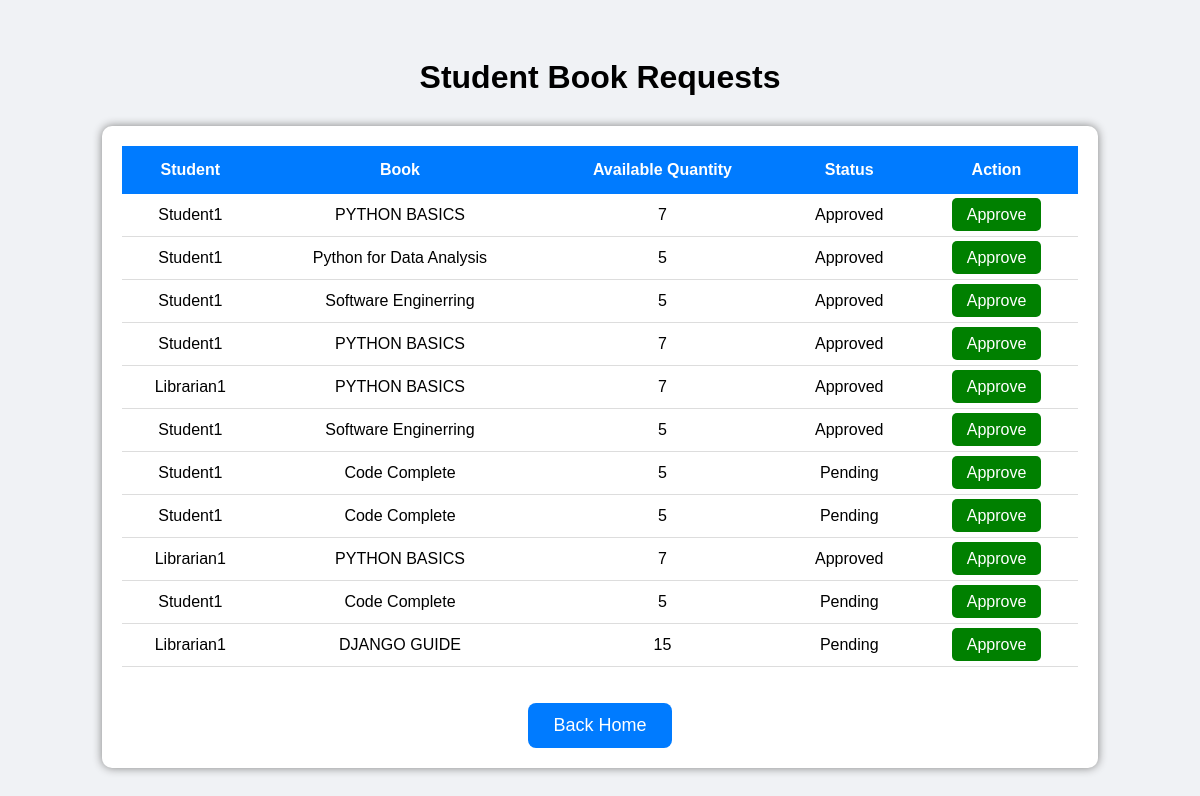
The app's page /book-requests/, older data.
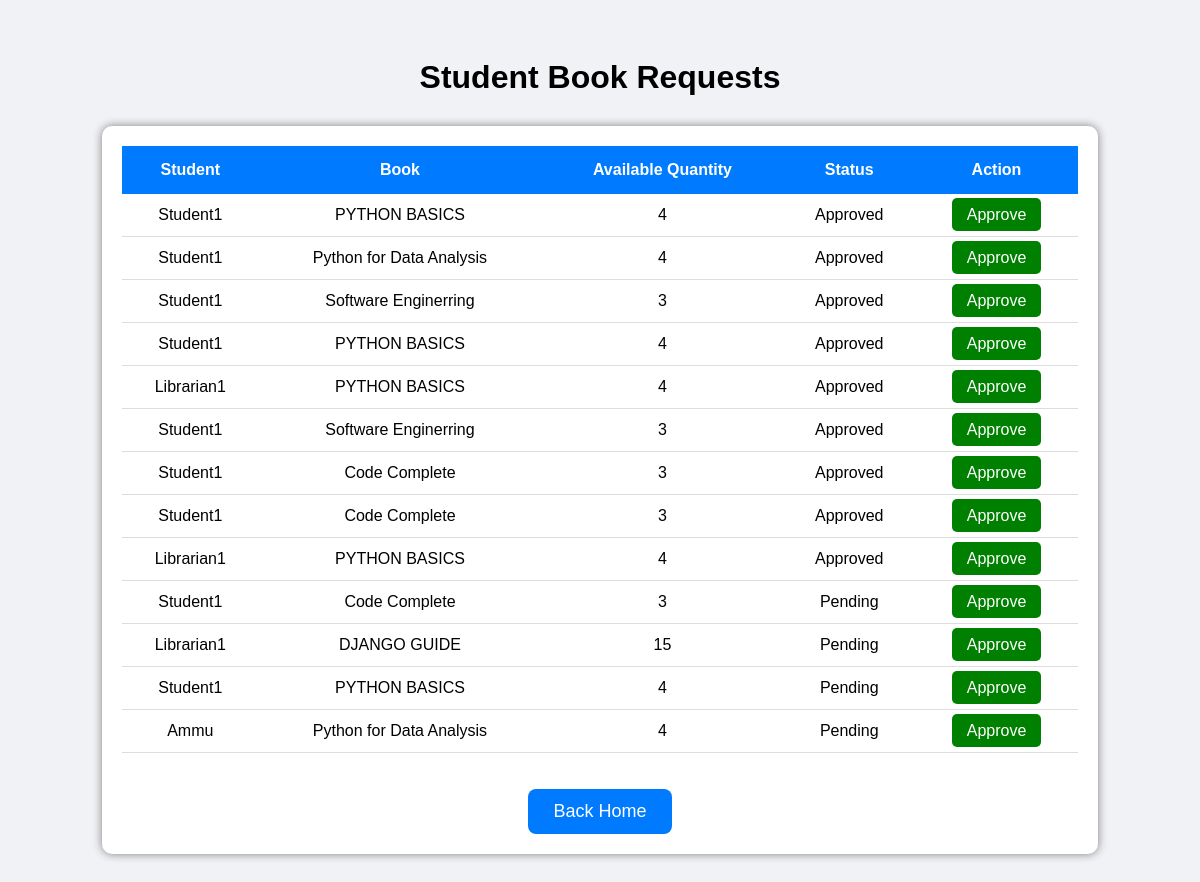
The same page, newer data.
### transactions/models.py (models this page shows)
class BookRequest(models.Model):
    student = models.ForeignKey(CustomUser,on_delete=models.CASCADE )
    book = models.ForeignKey(Book,on_delete=models.CASCADE)
    status = models.CharField(max_length=20,default='Pending')

### accounts/models.py (models this page shows)
class CustomUser(AbstractUser):
    ROLE_CHOICES = (
        ('admin', 'Admin'),
        ('librarian', 'Librarian'),
        ('student', 'Student'),
    )
    role = models.CharField(
        max_length=20,
        choices=ROLE_CHOICES
    )
    is_approved = models.BooleanField(default=False)
    is_blocked = models.BooleanField(default=False)

### books/models.py (models this page shows, shortened)
class Book(models.Model):
    title = models.CharField(max_length=200)
    author = models.CharField(max_length=100)
    isbn = models.CharField(max_length=20)
    quantity = models.IntegerField()
    category = models.CharField(max_length=100)

### transactions/views.py (the view)
# urls.py: path('book-requests/', views.book_requests, name='book_requests'),
def book_requests(request):
    requests = BookRequest.objects.all()
    return render(request, 'book_requests.html', {
        'requests': requests
    })

### accounts/templates/book_requests.html (shortened to what this page needs)
<!DOCTYPE html>
<html>
<head>
</head>
<body>
    <h1>Student Book Requests</h1>
    <div class="container">
        <table>
            <tr>
                <th>Student</th>
                <th>Book</th>
                <th>Available Quantity</th>
                <th>Status</th>
                <th>Action</th>
            </tr>
            {% for req in requests %}
            <tr>
                <td>{{ req.student.username }}</td>
                <td>{{ req.book.title }}</td>
                <td>{{ req.book.quantity }}</td>
                <td>{{ req.status }}</td>
                <td>
                    {% if req.book.quantity > 0 %}
                    <a href="/approve-request/{{ req.id }}/"
                       class="approve">
                        Approve
                    </a>
                    {% endif %}
                </td>
            </tr>
            {% endfor %}
        </table>
        <br><br>
<div style="text-align:center;">
    <a href="/librarian-dashboard/"
       class="home-btn">
        Back Home
    </a>
</div>
    </div>
</body>
</html>

### accounts/templates/book_requests.html (style rules this page uses)
.home-btn { display:inline-block; padding:12px 25px; background:#007bff; color:white; text-decoration:none; border-radius:8px; font-size:18px; transition:0.3s; }
body { font-family:Arial; background:#f0f2f5; padding:30px; }
h1 { text-align:center; margin-bottom:30px; }
.container { width:85%; margin:auto; background:white; padding:20px; border-radius:10px; box-shadow:0px 0px 10px gray; }
table { width:100%; border-collapse:collapse; }
th { background:#007bff; color:white; padding:15px; }
td { padding:12px; text-align:center; border-bottom:1px solid #ddd; }
.approve { background:green; color:white; padding:8px 15px; text-decoration:none; border-radius:5px; }

Row changes from the older to the newer data that the page shows:
changed through a linked row, BookRequest (number 1 of 13 on the later page): book.quantity "7" → "4"
changed through a linked row, BookRequest (number 2 of 13 on the later page): book.quantity "5" → "4"
changed through a linked row, BookRequest (number 3 of 13 on the later page): book.quantity "5" → "3"
changed through a linked row, BookRequest (number 4 of 13 on the later page): book.quantity "7" → "4"
changed through a linked row, BookRequest (number 5 of 13 on the later page): book.quantity "7" → "4"
changed through a linked row, BookRequest (number 6 of 13 on the later page): book.quantity "5" → "3"
changed BookRequest (number 7 of 13 on the later page): book.quantity "5" → "3"; status "Pending" → "Approved"
changed BookRequest (number 8 of 13 on the later page): book.quantity "5" → "3"; status "Pending" → "Approved"
changed through a linked row, BookRequest (number 9 of 13 on the later page): book.quantity "7" → "4"
changed through a linked row, BookRequest (number 10 of 13 on the later page): book.quantity "5" → "3"
added BookRequest: student.username "Student1", book "PYTHON BASICS", book.quantity "4", status "Pending"
added BookRequest: student.username "Ammu", book "Python for Data Analysis", book.quantity "4", status "Pending"
